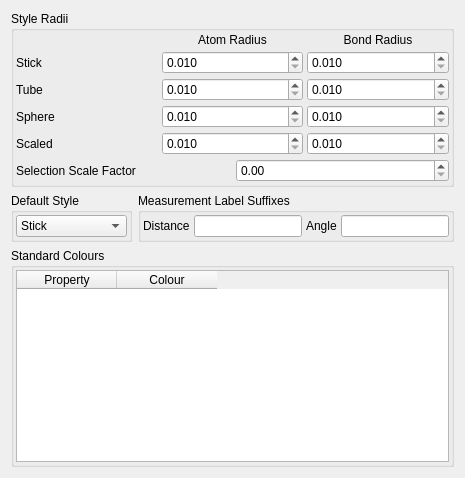
         <widget class="QWidget" name="StyleSubTab">
          <attribute name="title">
           <string>Style</string>
          </attribute>
          <layout class="QVBoxLayout" name="verticalLayout_14">
           <item>
            <widget class="QGroupBox" name="StyleRadiiGroup">
             <property name="sizePolicy">
              <sizepolicy hsizetype="Preferred" vsizetype="Minimum">
               <horstretch>0</horstretch>
               <verstretch>0</verstretch>
              </sizepolicy>
             </property>
             <property name="title">
              <string>Style Radii</string>
             </property>
             <layout class="QVBoxLayout">
              <property name="spacing">
               <number>4</number>
              </property>
              <property name="margin">
               <number>2</number>
              </property>
              <item>
               <layout class="QGridLayout">
                <property name="margin">
                 <number>0</number>
                </property>
                <property name="spacing">
                 <number>4</number>
                </property>
                <item row="2" column="0">
                 <widget class="QLabel" name="label_63">
                  <property name="text">
                   <string>Tube</string>
                  </property>
                 </widget>
                </item>
                <item row="4" column="1">
                 <widget class="QDoubleSpinBox" name="ScaledRadiusSpin">
                  <property name="sizePolicy">
                   <sizepolicy hsizetype="Minimum" vsizetype="Fixed">
                    <horstretch>0</horstretch>
                    <verstretch>0</verstretch>
                   </sizepolicy>
                  </property>
                  <property name="toolTip">
                   <string>Atom and selection radius for Scaled styled atoms</string>
                  </property>
                  <property name="decimals">
                   <number>3</number>
                  </property>
                  <property name="minimum">
                   <double>0.010000000000000</double>
                  </property>
                  <property name="maximum">
                   <double>100.000000000000000</double>
                  </property>
                  <property name="singleStep">
                   <double>0.010000000000000</double>
                  </property>
                 </widget>
                </item>
                <item row="3" column="1">
                 <widget class="QDoubleSpinBox" name="SphereRadiusSpin">
                  <property name="sizePolicy">
                   <sizepolicy hsizetype="Minimum" vsizetype="Fixed">
                    <horstretch>0</horstretch>
                    <verstretch>0</verstretch>
                   </sizepolicy>
                  </property>
                  <property name="toolTip">
                   <string>Atom and selection radius for Sphere styled atoms</string>
                  </property>
                  <property name="decimals">
                   <number>3</number>
                  </property>
                  <property name="minimum">
                   <double>0.010000000000000</double>
                  </property>
                  <property name="maximum">
                   <double>100.000000000000000</double>
                  </property>
                  <property name="singleStep">
                   <double>0.010000000000000</double>
                  </property>
                 </widget>
                </item>
                <item row="1" column="1">
                 <widget class="QDoubleSpinBox" name="StickRadiusSpin">
                  <property name="sizePolicy">
                   <sizepolicy hsizetype="Minimum" vsizetype="Fixed">
                    <horstretch>0</horstretch>
                    <verstretch>0</verstretch>
                   </sizepolicy>
                  </property>
                  <property name="toolTip">
                   <string>Selection radius for stick atoms</string>
                  </property>
                  <property name="decimals">
                   <number>3</number>
                  </property>
                  <property name="minimum">
                   <double>0.010000000000000</double>
                  </property>
                  <property name="maximum">
                   <double>100.000000000000000</double>
                  </property>
                  <property name="singleStep">
                   <double>0.010000000000000</double>
                  </property>
                 </widget>
                </item>
                <item row="2" column="1">
                 <widget class="QDoubleSpinBox" name="TubeRadiusSpin">
                  <property name="sizePolicy">
                   <sizepolicy hsizetype="Minimum" vsizetype="Fixed">
                    <horstretch>0</horstretch>
                    <verstretch>0</verstretch>
                   </sizepolicy>
                  </property>
                  <property name="toolTip">
                   <string>Atom and selection radius for Tube styled atoms</string>
                  </property>
                  <property name="decimals">
                   <number>3</number>
                  </property>
                  <property name="minimum">
                   <double>0.010000000000000</double>
                  </property>
                  <property name="maximum">
                   <double>100.000000000000000</double>
                  </property>
                  <property name="singleStep">
                   <double>0.010000000000000</double>
                  </property>
                 </widget>
                </item>
                <item row="4" column="0">
                 <widget class="QLabel" name="label_7">
                  <property name="text">
                   <string>Scaled</string>
                  </property>
                 </widget>
                </item>
                <item row="1" column="0">
                 <widget class="QLabel" name="label_565">
                  <property name="text">
                   <string>Stick</string>
                  </property>
                 </widget>
                </item>
                <item row="3" column="0">
                 <widget class="QLabel" name="label_62">
                  <property name="text">
                   <string>Sphere</string>
                  </property>
                 </widget>
                </item>
                <item row="0" column="1">
                 <widget class="QLabel" name="label_6">
                  <property name="sizePolicy">
                   <sizepolicy hsizetype="Minimum" vsizetype="Preferred">
                    <horstretch>0</horstretch>
                    <verstretch>0</verstretch>
                   </sizepolicy>
                  </property>
                  <property name="text">
                   <string>Atom Radius</string>
                  </property>
                  <property name="alignment">
                   <set>Qt::AlignCenter</set>
                  </property>
                 </widget>
                </item>
                <item row="0" column="2">
                 <widget class="QLabel" name="label_8">
                  <property name="text">
                   <string>Bond Radius</string>
                  </property>
                  <property name="alignment">
                   <set>Qt::AlignCenter</set>
                  </property>
                 </widget>
                </item>
                <item row="1" column="2">
                 <widget class="QDoubleSpinBox" name="StickBondRadiusSpin">
                  <property name="sizePolicy">
                   <sizepolicy hsizetype="Minimum" vsizetype="Fixed">
                    <horstretch>0</horstretch>
                    <verstretch>0</verstretch>
                   </sizepolicy>
                  </property>
                  <property name="decimals">
                   <number>3</number>
                  </property>
                  <property name="minimum">
                   <double>0.010000000000000</double>
                  </property>
                  <property name="maximum">
                   <double>100.000000000000000</double>
                  </property>
                  <property name="singleStep">
                   <double>0.010000000000000</double>
                  </property>
                 </widget>
                </item>
                <item row="2" column="2">
                 <widget class="QDoubleSpinBox" name="TubeBondRadiusSpin">
                  <property name="decimals">
                   <number>3</number>
                  </property>
                  <property name="minimum">
                   <double>0.010000000000000</double>
                  </property>
                  <property name="maximum">
                   <double>100.000000000000000</double>
                  </property>
                  <property name="singleStep">
                   <double>0.010000000000000</double>
                  </property>
                 </widget>
                </item>
                <item row="3" column="2">
                 <widget class="QDoubleSpinBox" name="SphereBondRadiusSpin">
                  <property name="decimals">
                   <number>3</number>
                  </property>
                  <property name="minimum">
                   <double>0.010000000000000</double>
                  </property>
                  <property name="maximum">
                   <double>100.000000000000000</double>
                  </property>
                  <property name="singleStep">
                   <double>0.010000000000000</double>
                  </property>
                 </widget>
                </item>
                <item row="4" column="2">
                 <widget class="QDoubleSpinBox" name="ScaledBondRadiusSpin">
                  <property name="decimals">
                   <number>3</number>
                  </property>
                  <property name="minimum">
                   <double>0.010000000000000</double>
                  </property>
                  <property name="maximum">
                   <double>100.000000000000000</double>
                  </property>
                  <property name="singleStep">
                   <double>0.010000000000000</double>
                  </property>
                 </widget>
                </item>
               </layout>
              </item>
              <item>
               <layout class="QHBoxLayout">
                <property name="spacing">
                 <number>6</number>
                </property>
                <property name="margin">
                 <number>0</number>
                </property>
                <item>
                 <widget class="QLabel" name="label_9">
                  <property name="sizePolicy">
                   <sizepolicy hsizetype="Minimum" vsizetype="Preferred">
                    <horstretch>0</horstretch>
                    <verstretch>0</verstretch>
                   </sizepolicy>
                  </property>
                  <property name="text">
                   <string>Selection Scale Factor</string>
                  </property>
                 </widget>
                </item>
                <item>
                 <widget class="QDoubleSpinBox" name="SelectionScaleSpin">
                  <property name="toolTip">
                   <string>The factor by which sphere-style atom radii are multiplied in order to generate the transparent selection spheres</string>
                  </property>
                 </widget>
                </item>
               </layout>
              </item>
             </layout>
            </widget>
           </item>
           <item>
            <layout class="QHBoxLayout" name="horizontalLayout_8">
             <item>
              <widget class="QGroupBox" name="DefaultStyleGroup">
               <property name="title">
                <string>Default Style</string>
               </property>
               <layout class="QVBoxLayout" name="verticalLayout_13">
                <property name="spacing">
                 <number>4</number>
                </property>
                <property name="margin">
                 <number>2</number>
                </property>
                <item>
                 <widget class="QComboBox" name="DefaultStyleCombo">
                  <property name="sizePolicy">
                   <sizepolicy hsizetype="Expanding" vsizetype="Fixed">
                    <horstretch>0</horstretch>
                    <verstretch>0</verstretch>
                   </sizepolicy>
                  </property>
                  <property name="insertPolicy">
                   <enum>QComboBox::NoInsert</enum>
                  </property>
                  <item>
                   <property name="text">
                    <string>Stick</string>
                   </property>
                  </item>
                  <item>
                   <property name="text">
                    <string>Tube</string>
                   </property>
                  </item>
                  <item>
                   <property name="text">
                    <string>Sphere</string>
                   </property>
                  </item>
                  <item>
                   <property name="text">
                    <string>Scaled Sphere</string>
                   </property>
                  </item>
                  <item>
                   <property name="text">
                    <string>Individual</string>
                   </property>
                  </item>
                 </widget>
                </item>
               </layout>
              </widget>
             </item>
             <item>
              <widget class="QGroupBox" name="groupBox_2">
               <property name="title">
                <string>Measurement Label Suffixes</string>
               </property>
               <layout class="QHBoxLayout" name="_18">
                <property name="spacing">
                 <number>4</number>
                </property>
                <property name="margin">
                 <number>2</number>
                </property>
                <item>
                 <widget class="QLabel" name="label_14">
                  <property name="text">
                   <string>Distance</string>
                  </property>
                 </widget>
                </item>
                <item>
                 <widget class="QLineEdit" name="DistanceLabelEdit"/>
                </item>
                <item>
                 <widget class="QLabel" name="label_15">
                  <property name="text">
                   <string>Angle</string>
                  </property>
                 </widget>
                </item>
                <item>
                 <widget class="QLineEdit" name="AngleLabelEdit"/>
                </item>
               </layout>
              </widget>
             </item>
            </layout>
           </item>
           <item>
            <widget class="QGroupBox" name="ColourGroup">
             <property name="sizePolicy">
              <sizepolicy hsizetype="Expanding" vsizetype="Expanding">
               <horstretch>0</horstretch>
               <verstretch>0</verstretch>
              </sizepolicy>
             </property>
             <property name="title">
              <string>Standard Colours</string>
             </property>
             <layout class="QHBoxLayout" name="_2">
              <property name="spacing">
               <number>4</number>
              </property>
              <property name="margin">
               <number>2</number>
              </property>
              <item>
               <widget class="QTableWidget" name="StandardColoursTable">
                <property name="sizePolicy">
                 <sizepolicy hsizetype="Preferred" vsizetype="Expanding">
                  <horstretch>0</horstretch>
                  <verstretch>0</verstretch>
                 </sizepolicy>
                </property>
                <property name="minimumSize">
                 <size>
                  <width>0</width>
                  <height>32</height>
                 </size>
                </property>
                <property name="editTriggers">
                 <set>QAbstractItemView::NoEditTriggers</set>
                </property>
                <property name="selectionMode">
                 <enum>QAbstractItemView::SingleSelection</enum>
                </property>
                <property name="selectionBehavior">
                 <enum>QAbstractItemView::SelectRows</enum>
                </property>
                <property name="showGrid">
                 <bool>false</bool>
                </property>
                <column>
                 <property name="text">
                  <string>Property</string>
                 </property>
                </column>
                <column>
                 <property name="text">
                  <string>Colour</string>
                 </property>
                </column>
               </widget>
              </item>
             </layout>
            </widget>
           </item>
          </layout>
         </widget>
